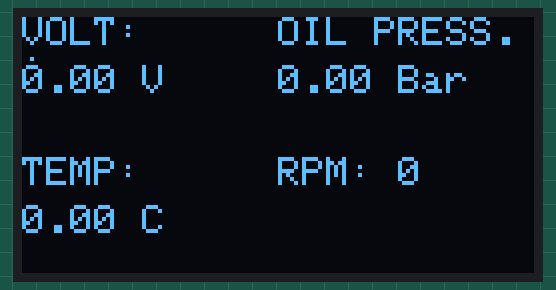
This sketch was run on a simulated Arduino Uno, built with avr-gcc and run on an emulated ATmega328P. Shown: 128×64 one-colour display.

Above: at 0.1 s.

The sketch:

ms41.ino
```cpp
#include <Wire.h>   // I2C library
#include <Adafruit_GFX.h> // Core graphics library
#include <Adafruit_SSD1306.h> // SSD1306 library
#include <SoftwareSerial.h> // K-LINE library

#define SCREEN_WIDTH 128
#define SCREEN_HEIGHT 64
#define OLED_RESET    -1
Adafruit_SSD1306 display(SCREEN_WIDTH, SCREEN_HEIGHT, &Wire, OLED_RESET);

// Zmienne
float voltage = 0;      // Napięcie akumulatora
float oilTemp = 0;      // Temperatura oleju
float oilPressure = 0;  // Ciśnienie oleju
int rpm = 0;            // Obroty silnika

// Tablica do przechowywania poprzednich wartości wykresu
int lastRpmPosition[SCREEN_WIDTH / 2];

// Konfiguracja K-Line
SoftwareSerial kline(10, 11);  // RX, TX

void setup() {
  Serial.begin(9600);
  kline.begin(10400);  // Prędkość komunikacji K-Line
  Wire.begin();
  display.begin(SSD1306_SWITCHCAPVCC, 0x3C);

  display.setTextSize(1);
  display.setTextColor(WHITE);

  // Inicjalizacja wykresu (wszystkie punkty na dole)
  for (int i = 0; i < SCREEN_WIDTH / 2; i++) {
    lastRpmPosition[i] = 64;
  }
}

void loop() {
  // Wysyłanie komendy do K-Line
  byte command[] = {0x12, 0x05, 0x0B, 0x00, 0x1C};
  kline.write(command, sizeof(command));

  // Odczyt danych z K-Line
  if (kline.available()) {
    // Przykładowy sposób odczytu danych z K-Line
    // Zakładamy, że dane są przesyłane w formacie: voltage, oilTemp, oilPressure, rpm
    byte buffer[8];
    kline.readBytes(buffer, 8);

    // RPM
    if (buffer[0] == 0x01 && buffer[1] == 0x00 && buffer[2] == 0x00 && buffer[3] == 0xDA && buffer[4] == 0x2A) {
      rpm = (buffer[5] << 8) | buffer[6];
    }
    //SPEED
    else if (buffer[0] == 0x00 && buffer[1] == 0x00 && buffer[2] == 0x00 && buffer[3] == 0xDA && buffer[4] == 0x63) {
    }
    //ALTERNATOR VOLTAGE
    else if (buffer[0] == 0x02 && buffer[1] == 0x00 && buffer[2] == 0x00 && buffer[3] == 0x00 && buffer[4] == 0x07) {
      voltage = buffer[5] * 0.101;
    }
  }

  // Mapowanie wartości RPM na zakres 0-15, gdzie 64 to "dół" wykresu
  int rpmMapped = map(rpm, 0, 7000, 64, 64 - 15);

  // Przesuwanie wykresu w lewo
  for (int i = 0; i < (SCREEN_WIDTH / 2) - 1; i++) {
    lastRpmPosition[i] = lastRpmPosition[i + 1];
  }

  // Dodanie nowej wartości na końcu wykresu
  lastRpmPosition[(SCREEN_WIDTH / 2) - 1] = rpmMapped;

  // Czyszczenie ekranu
  display.clearDisplay();

  //Wyświetlenie woltów
  display.setCursor(0, 0);
  display.print("VOLT: ");
  display.setCursor(0,12);
  display.print(voltage);
  display.println(" V");

  //Wyświetlanie temperatury
  display.setCursor(0, 35);
  display.print("TEMP: ");
  display.setCursor(0, 47);
  display.print(oilTemp);
  display.println(" C");

  //Wyświetlanie ciśnienia oleju
  display.setCursor(64, 0);
  display.print("OIL PRESS.: ");
  display.setCursor(64, 12);
  display.print(oilPressure);
  display.println(" Bar");

  // Wyświetlanie obrotów w postaci wykresów oraz liczbowo
  display.setCursor(64, 35);
  display.print("RPM: ");
  display.print(rpm);

  // Rysowanie wykresu od (64, 64)
  for (int i = 1; i < SCREEN_WIDTH / 2; i++) {
    display.drawLine(64 + i - 1, lastRpmPosition[i - 1], 64 + i, lastRpmPosition[i], WHITE);
  }

  // Aktualizacja ekranu
  display.display();

  // Opóźnienie dla płynności wykresu
  delay(100);
}
```
